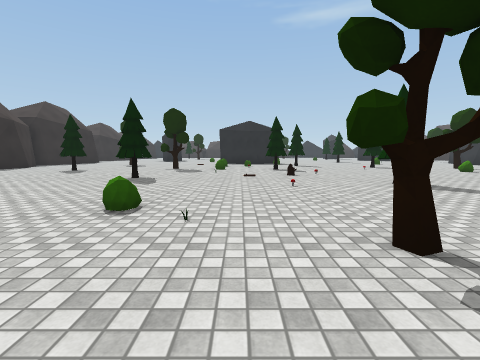
[1] (above)

20 first-person views from a walk through a scene from a Unity 3-D project. The camera is 1.3 m above the floor, tilts 6° down and sees 85° across. The floor is counted in squares, 2 m on a side. Each view is taken from the middle of a square. On the plan, view 1 faces up. The plan holds only what a view shows up to about 9 squares ahead; the rest is blank. The place goes on beyond the plan. Some animated figures are not drawn. Surface patterns are stand-ins for the level's own textures.

[2]
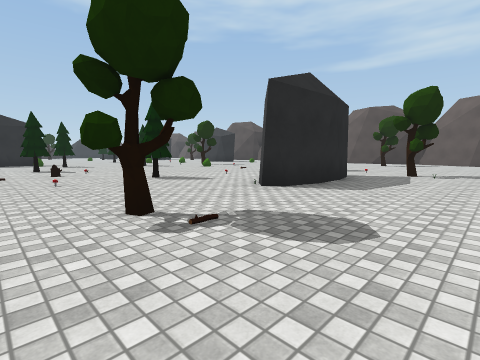

[3]
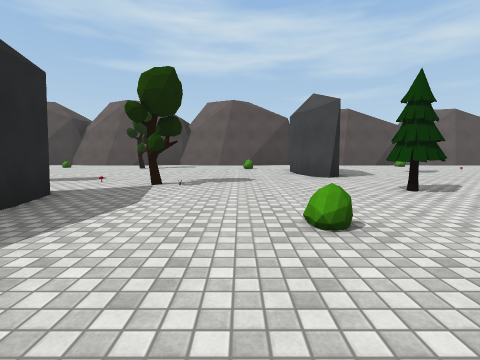

[4]
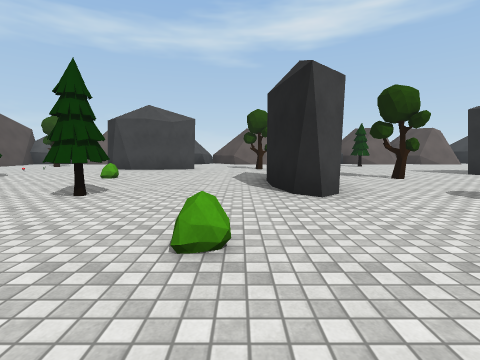

[5]
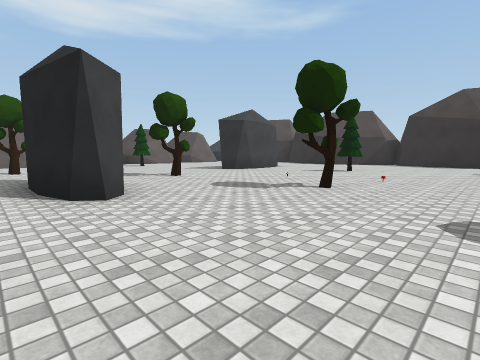

[6]
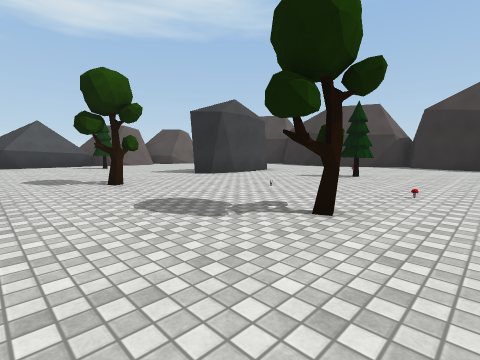

[7]
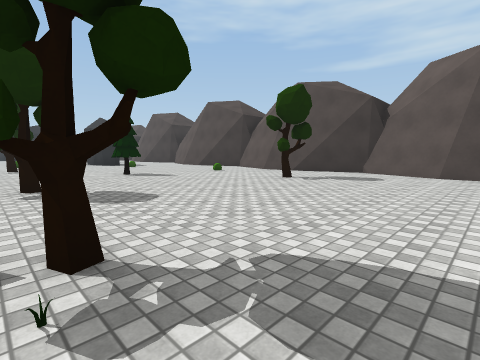

[8]
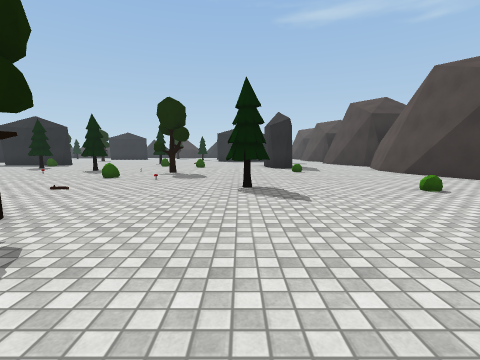

[9]
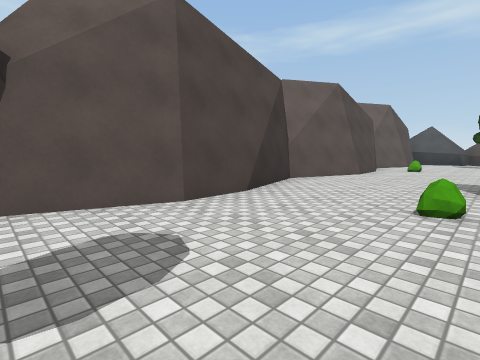

[10]
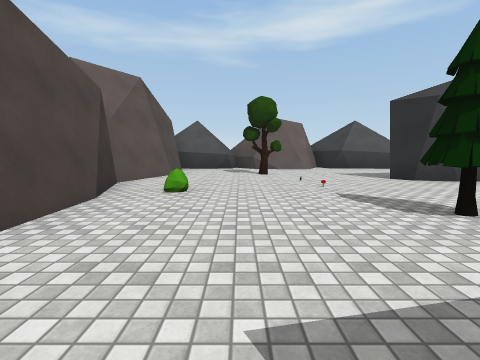

[11]
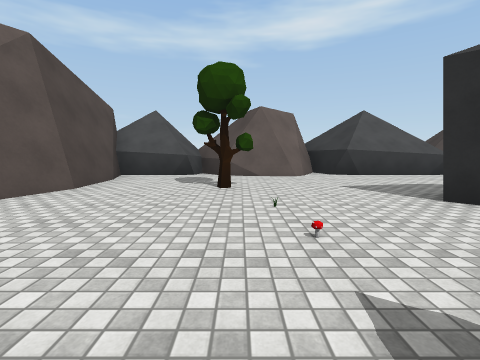

[12]
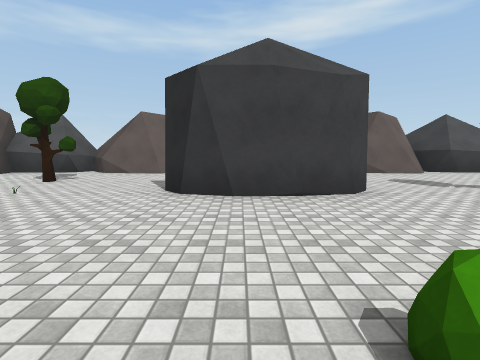

[13]
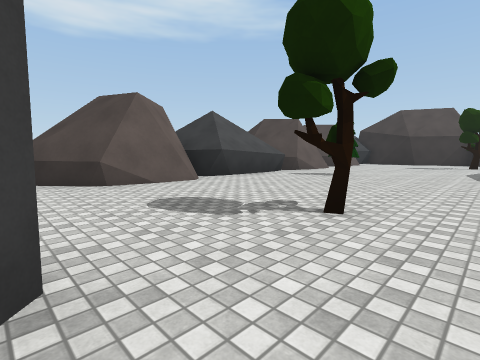

[14]
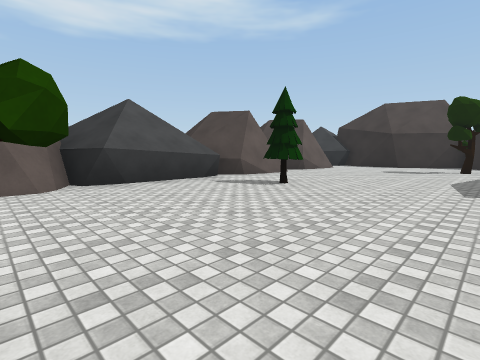

[15]
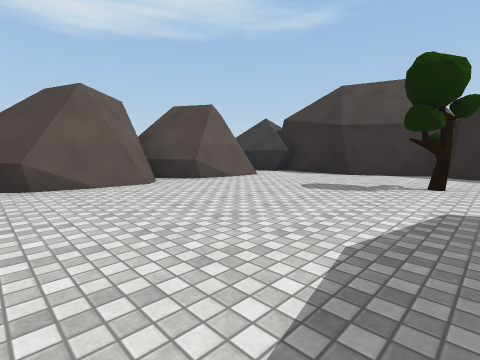

[16]
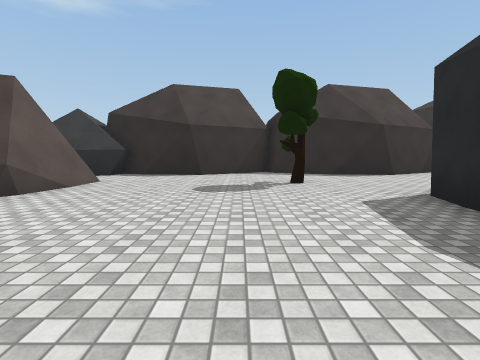

[17]
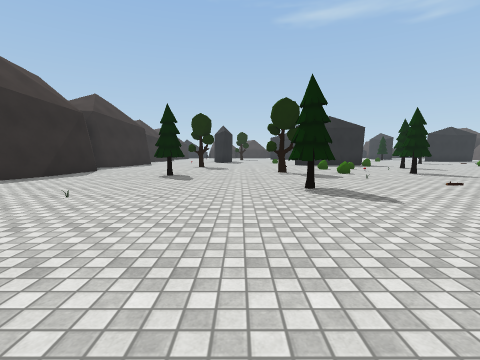

[18]
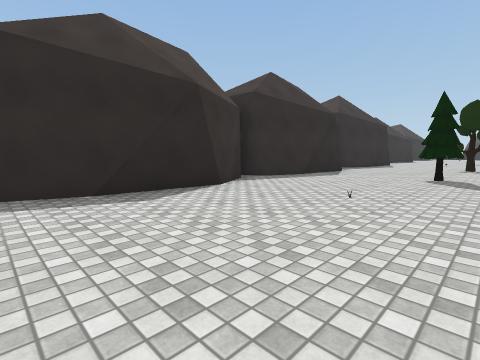

[19]
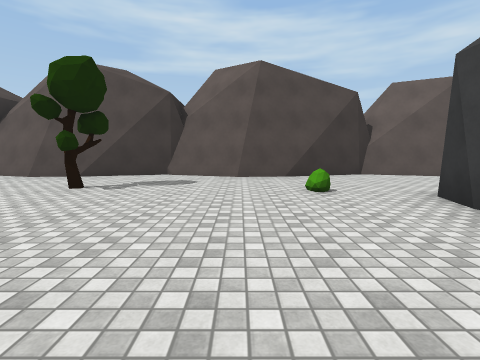

[20]
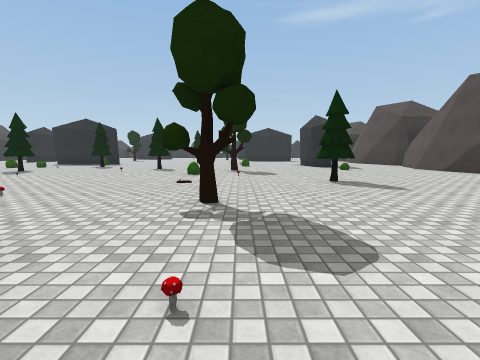

### Floor plan
Key: @ floor where view 1 was taken; # wall or solid block; . floor; B bush; T tree; M mushroom; O other object.
Columns run from 11 left of view 1 to 17 right of it. Each row starts with its distance up from view 1.
 11  ##..... ........ .........##
 10  #...T..T.O.T.......T.......#
  9  #...T.............B........#
  8 ##..........O...............#
  7  #......T.............T.....#
  6  #..O.......................#
  5  #..........O.T.O...........#
  4  #.................TT.......#
  3  #........B..............T..#
  2  #...... .O.T..####.M.......#
  1           .........T........#
  0        ....@.......O.......##
 -1      ...................B..##
 -2     ......OT....B...........#
 -3     .................####...#
 -4      ..T.......#..T.........#
 -5  #.   .........#............#
 -6  ##.   ........#...........##
 -7   #...  ....T.. ...B...T...##
 -8   #...####................B.#
 -9  ##....................O....#
-10  #..T..........T...##...O...#
-11  #................####......#
-12  ##.......T........ ....T..##
-13   #........................##
-14   #.........................#
-15   #.#############.###########
-16   ###  #      # ###  ##  #

Where each view was taken, in squares from view 1:
view 1: 0 up, 0 right, facing up
view 2: 1 down, 0 right, facing up-right
view 3: 1 down, 3 right, facing right
view 4: 0 up, 5 right, facing down
view 5: 0 up, 5 right, facing down-left
view 6: 1 down, 3 right, facing down-left
view 7: 1 down, 8 right, facing up-right
view 8: 2 up, 11 right, facing up
view 9: 2 up, 13 right, facing down-right
view 10: 4 down, 14 right, facing down
view 11: 7 down, 13 right, facing down
view 12: 6 down, 9 right, facing down
view 13: 9 down, 7 right, facing down-left
view 14: 9 down, 4 right, facing down-left
view 15: 9 down, 1 left, facing down-left
view 16: 11 down, 1 left, facing left
view 17: 2 up, 4 left, facing up
view 18: 2 up, 5 left, facing up-left
view 19: 0 up, 9 right, facing right
view 20: 1 up, 9 right, facing up
